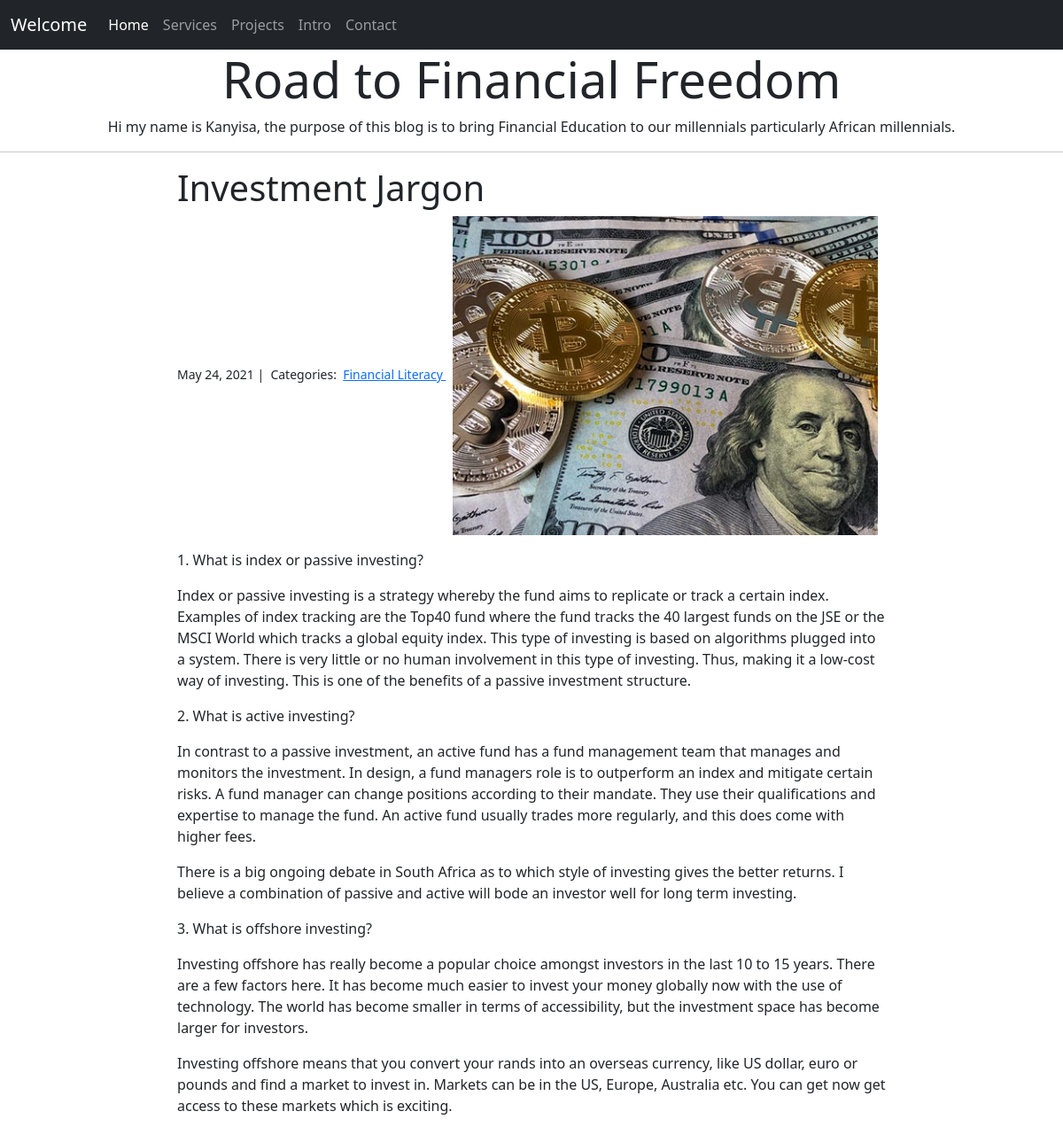
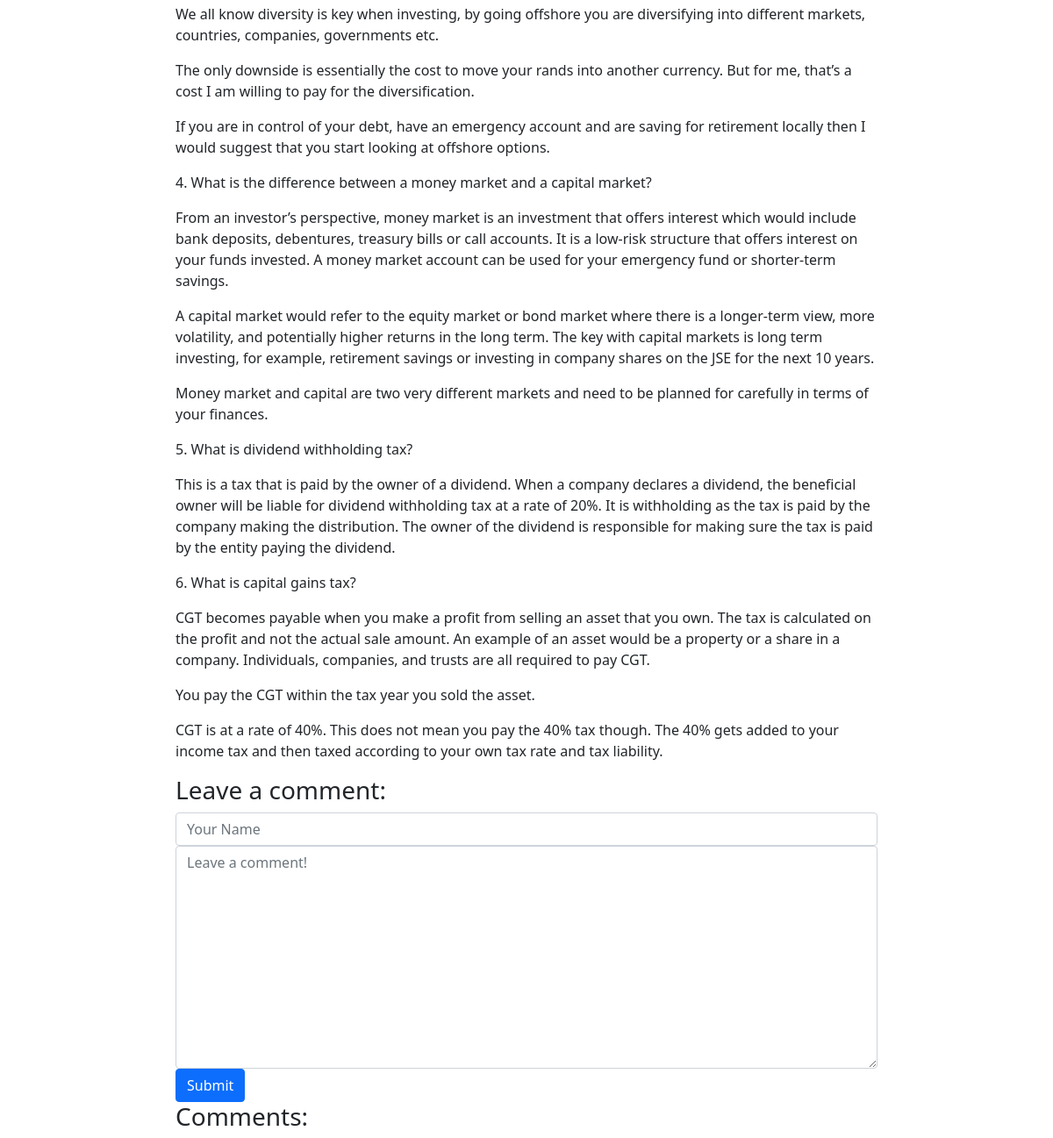
Page /blog/3/ on the committed database (2 pictures, top to bottom).
### blog/models.py (models this page shows, shortened)
class Post(models.Model):
  title = models.CharField(max_length=255)
  body = models.TextField()
  created_on = models.DateTimeField(auto_now_add=True)
  last_modified = models.DateTimeField(auto_now=True)
  categories = models.ManyToManyField('Category', related_name='posts')
  objects = models.Manager()

class Category(models.Model):
  name = models.CharField(max_length=20)
  objects = models.Manager()

### blog/views.py (the view, shortened to what this page needs)
# urls.py: path("<int:pk>/", views.blog_detail, name="blog_detail"),
def blog_detail(request, pk):
    post = Post.objects.get(pk=pk)
    form = CommentForm()
    comments = Comment.objects.filter(post=post)
    context = {
      "post": post,
      "comments": comments,
      "form": form,
    }
    return render(request, "blog_detail.html", context)

### blog/forms.py
class CommentForm(forms.Form):
    author = forms.CharField(
        max_length=60,
        widget=forms.TextInput(attrs={
            "class": "form-control",
            "placeholder": "Your Name"
        })
    )
    body = forms.CharField(widget=forms.Textarea(
        attrs={
            "class": "form-control",
            "placeholder": "Leave a comment!"
        })
    )

### blog/templates/blog_detail.html (shortened to what this page needs)
<!DOCTYPE html>
{% extends "base.html" %}
{% load static%}
{% block page_content %}
<div class="jumbotron text-center">
  <h1 class="display-4 text-center" >Road to Financial Freedom</h1>
  <p class="leadtext-center">Hi my name is Kanyisa, the purpose of this blog is to bring Financial Education to our millennials particularly African millennials.</p>
</div>
<hr>
<div class="col-md-8 offset-md-2">
    <h1>{{ post.title }}</h1>
    <small>
        {{ post.created_on.date }} |&nbsp;
        Categories:&nbsp;
        {% for category in post.categories.all %}
        <a href="{% url 'blog_category' category.name %}">
            {{ category.name }}
        </a>&nbsp;
        {% endfor %}
    </small>
    <img src= "{% static 'img/pexels-photo-730547.jpeg'%}" alt="" width="60%">
    <p>{{ post.body | linebreaks }}</p>
    <h3>Leave a comment:</h3>
    <form action="/blog/{{ post.pk }}/" method="post">
        <div class="form-group">
            {{ form.author }}
        </div>
        <div class="form-group">
            {{ form.body }}
        </div>
        <button type="submit" class="btn btn-primary">Submit</button>
    </form>
    <h3>Comments:</h3>
</div>
{% endblock %}

### rows in the picture
Post: title "Investment Jargon", created_on "May 24, 2021", body "1. What is index or passive investing? Index or passive investing is a strategy whereby the fund aims to replicate or track a certain index. Examples of index tracking are the Top40 fund where the fund tracks the 40 largest funds on the JSE or the MSCI World which tracks a global equity index. This type of investing is based on algorithms plugged into a system. There is very little or no human involvement in this type of investing. Thus, making it a low-cost way of investing. This is one of the benefits of a passive investment structure. 2. What is active investing? In contrast to a passive investment, an active fund has a fund management team that manages and monitors the investment. In…"
Category: name "Financial Literacy"
